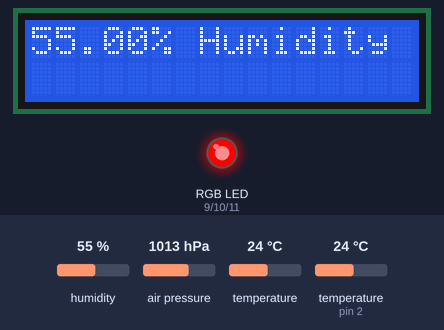
Simulated run of this sketch. Board: Arduino Uno, built with avr-gcc and run on an emulated ATmega328P. Shown: 16×2 character LCD, an RGB LED mixed from three pins (HIGH = lit). The inputs (shaded band) are chosen by the test bench; at power-on: air pressure 1013 hPa, humidity 55 %, temperature 24 °C, temperature (sensor on pin 2) 24 °C. Dim RGB values are drawn brighter than linear; what the sketch prints to the serial monitor is not drawn.

Above: at 11.2 s.
11.3 s: air pressure set to 952 hPa
At 16.0 s:
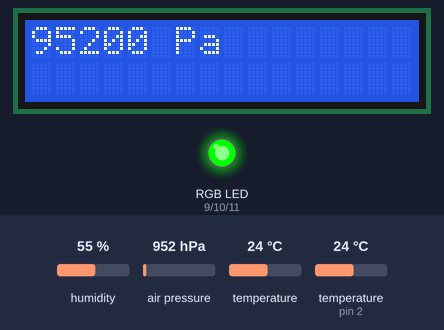
25.3 s: humidity set to 22 %
At 31.5 s:
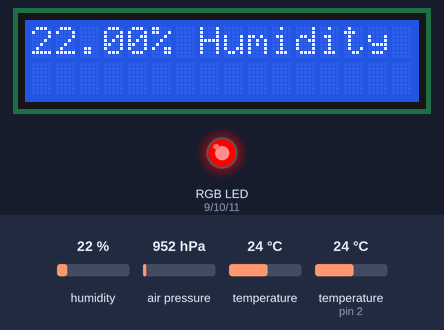
36.7 s: temperature (sensor 0) set to 12 °C
At 41.3 s:
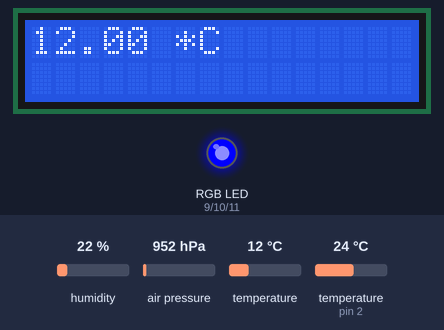
46.7 s: humidity set to 40 %
At 51.1 s:
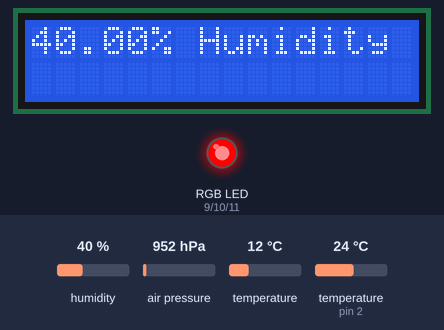
56.8 s: air pressure set to 975 hPa
At 66.6 s:
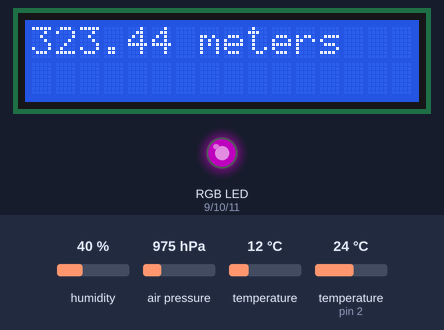
70.8 s: temperature (sensor 0) set to 19 °C
At 81.9 s:
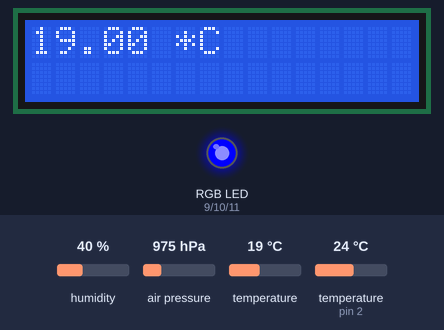
Timing chart, 0 to 83.0 s (numbered marks = the images above; inputs shaded):
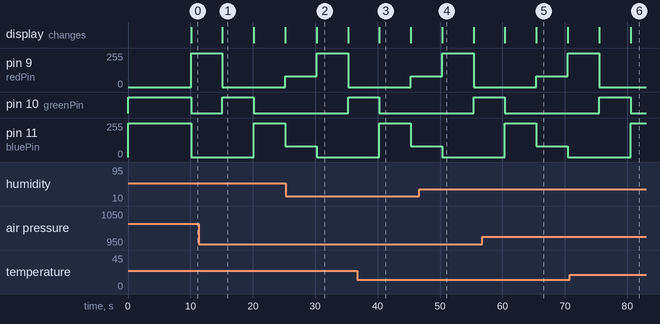

The sketch:

armeteo.ino
```cpp
// (licence header left out)
#include <Wire.h>
#include <Adafruit_BMP085.h>
#include <LiquidCrystal_I2C.h>
#include "DHT.h"

#define DHTPIN 2
#define DHTTYPE DHT11

DHT dht(DHTPIN, DHTTYPE);

Adafruit_BMP085 bmp;
LiquidCrystal_I2C lcd(0x27,16,2);


//////////////
// RGB LED
int redPin = 9;
int greenPin = 10;
int bluePin = 11;
// RGB LED END
//////////////

void setup()
{
//////////////
// RGB LED
  pinMode(redPin, OUTPUT);
  pinMode(greenPin, OUTPUT);
  pinMode(bluePin, OUTPUT);
// RGB LED END
//////////////

 setColor(0, 255, 255);

  lcd.init();
  lcd.backlight();
  lcd.print("Initializing");
  lcd.setCursor(0,1);
  lcd.print("hardware");
  dht.begin();

 Serial.begin(9600);
   if (!bmp.begin()) {
	Serial.println("Could not find a valid BMP085 sensor, check wiring!");
	while (1) {}
  }
  delay(10000);
}

void loop()
{

  lcd.clear();
  lcd.print(dht.readHumidity());
  lcd.print("% Humidity ");
  setColor(255, 0, 0);  // red
  delay(5000);

  lcd.clear();
  lcd.print(bmp.readPressure());
  lcd.print(" Pa ");
  setColor(0, 255, 0);  // green
  delay(5000);

  lcd.clear();
  lcd.print(bmp.readTemperature());
  lcd.print(" *C ");
  setColor(0, 0, 255);  // blue
  delay(5000);

  lcd.clear();
  lcd.print(bmp.readAltitude());
  lcd.print(" meters ");
  setColor(80, 0, 80);
  delay(5000);

  seriSend();

}

void seriSend()
{
    Serial.print("Temperature = ");
    Serial.print(bmp.readTemperature());
    Serial.print(" *C");

    Serial.print("Pressure = ");
    Serial.print(bmp.readPressure());
    Serial.print(" Pa");

    // Calculate altitude assuming 'standard' barometric
    // pressure of 1013.25 millibar = 101325 Pascal
    Serial.print("Altitude = ");
    Serial.print(bmp.readAltitude());
    Serial.print(" meters");

  // you can get a more precise measurement of altitude
  // if you know the current sea level pressure which will
  // vary with weather and such. If it is 1015 millibars
  // that is equal to 101500 Pascals.
    Serial.print("Real altitude = ");
    Serial.print(bmp.readAltitude(101500));
    Serial.println(" meters");

    Serial.println();
}


void setColor(int red, int green, int blue)
{
  #ifdef COMMON_ANODE
    red = 255 - red;
    green = 255 - green;
    blue = 255 - blue;
  #endif
  analogWrite(redPin, red);
  analogWrite(greenPin, green);
  analogWrite(bluePin, blue);
}
```

Measured:
- what the display in image 1 shows lasts 5.1 s, from 15.1 s to 20.2 s
- what the display in image 5 shows lasts 5.1 s, from 65.4 s to 70.5 s
